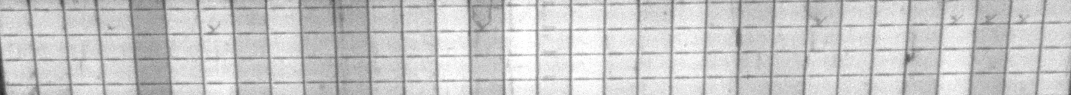
#> input picture stitching/img/a1.jpg, 3213 x 285 px (shown at 1/3 size)
$ python opencv-fusion.py
#> lines starting #> are read from the running program, lines starting #| are printed output that depends on the picture
from cv2 import cv2
import numpy as np


def cut_img(img, num, overlap_factor):
    """img 是图像矩阵，num是切过后子图数目，因为统一为正方形切图，因此这里的num开方后需要为整数，
        overlap_factor 是切分后重叠部分的步长"""
    factor = int(np.sqrt(num))
    raw_shape = max(img.shape)
    cut_raw_shape = raw_shape // factor
    resize_shape = int(cut_raw_shape // 32) * 32  # 因为模型要求最小送入矩阵为32
    img = cv2.resize(img, (factor * resize_shape, factor * resize_shape))
    img_stacks = []  # 返回结果装载矩阵
    overlap_factor = overlap_factor
    cut_shape = int((factor * resize_shape + overlap_factor) / factor)  # 需要保证除以factor整除
    for i in range(factor):
        for ii in range(factor):
            img_temp = img[(ii * cut_shape - ii * overlap_factor):((ii + 1) * cut_shape - ii * overlap_factor),
                       (i * cut_shape - i * overlap_factor):((i + 1) * cut_shape - i * overlap_factor)]
            img_stacks.append(img_temp)

    return img_stacks


def calWeight(d, k):
    """
    :param d: 融合重叠部分直径
    :param k: 融合计算权重参数
    :return:
    """

    x = np.arange(-d / 2, d / 2)
    y = 1 / (1 + np.exp(-k * x))
    return y


def img_fusion(img1, img2, overlap, left_right=True):
    """
    图像加权融合
    :param img1:
    :param img2:
    :param overlap: 重合长度
    :param left_right: 是否是左右融合
    :return:
    """
    # 这里先暂时考虑平行向融合
    w = calWeight(overlap, 0.05)  # k=5 这里是超参

    if left_right:  # 左右融合
        row1, col1 = img1.shape
        row2, col2 = img2.shape
        img_new = np.zeros((row1, col1 + col2 - overlap))
        img_new[0:row1, 0:col1] = img1
        w_expand = np.tile(w, (row1, 1))  # 权重扩增
        img_new[0:row1, (col1 - overlap):col1] = \
            (1 - w_expand) * img1[0:row1, (col1 - overlap):col1] + \
            w_expand * img2[0:row2, 0:overlap]
        img_new[:, col1:] = img2[:, overlap:]
    else:  # 上下融合
        row1, col1 = img1.shape
        row2, col2 = img2.shape
        img_new = np.zeros((row1 + row2 - overlap, col1))
        img_new[0:row1, 0:col1] = img1
        w = np.reshape(w, (overlap, 1))
        w_expand = np.tile(w, (1, col1))
        img_new[row1 - overlap:row1, 0:col1] = \
            (1 - w_expand) * img1[(row1 - overlap):row1, 0:col1] + \
            w_expand * img2[0:overlap, 0:col2]
        img_new[row1:, :] = img2[overlap:, :]
    return img_new


if __name__ == "__main__":
    import time

    start = time.time()
    img1 = cv2.imread("./img/a1.jpg", cv2.IMREAD_UNCHANGED)
#> img1 is the input picture: shape (285, 3213, 3); min 36, max 255, mean 201.6
    img2 = cv2.imread("./img/a2.jpg", cv2.IMREAD_UNCHANGED)
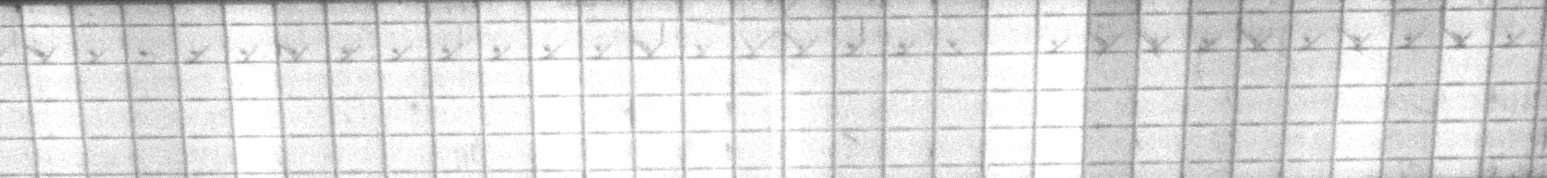
#> input picture stitching/img/a2.jpg, 3094 x 355 px (shown at 1/2 size)
#> img2 is the input picture: shape (355, 3094, 3); min 46, max 255, mean 222.9
    img1 = cv2.resize(img1, (3094, 285))
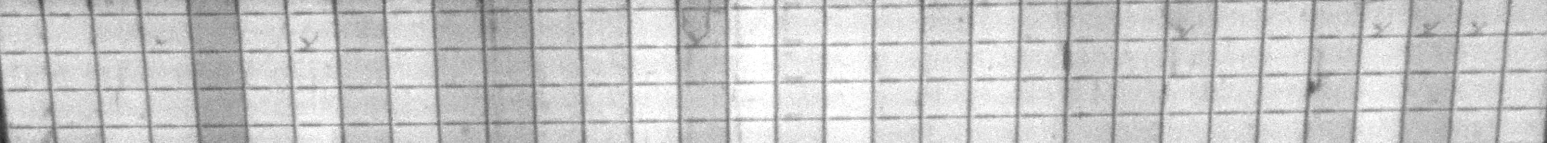
#> img1: shape (285, 3094, 3) (shown at 1/2 size); min 38, max 255, mean 201.7
    img2 = cv2.resize(img2, (3094, 285))
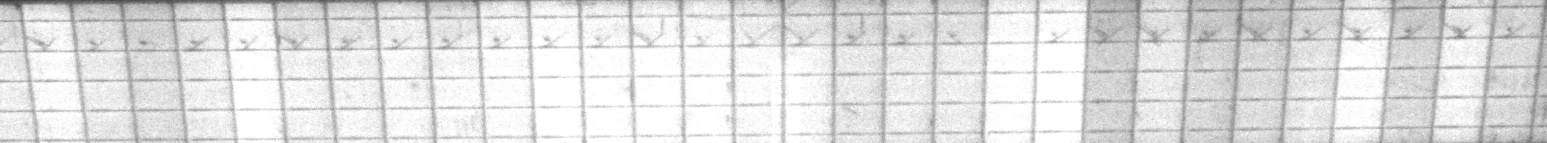
#> img2: shape (285, 3094, 3) (shown at 1/2 size); min 47, max 255, mean 222.8
    gray1 = cv2.cvtColor(img1, cv2.COLOR_BGR2GRAY)  # 转换为灰度图
    gray1 = cv2.GaussianBlur(gray1, (3, 3), 0)  # 高斯模糊去噪点
    mid_gray1 = cv2.medianBlur(gray1, 3)  # 中值滤波忽略较高阶灰度和较低阶灰度

    gray2 = cv2.cvtColor(img2, cv2.COLOR_BGR2GRAY)  # 转换为灰度图
    gray2 = cv2.GaussianBlur(gray2, (3, 3), 0)  # 高斯模糊去噪点
    mid_gray2 = cv2.medianBlur(gray2, 3)  # 中值滤波忽略较高阶灰度和较低阶灰度

    gray1 = (gray1 - gray1.min()) / gray1.ptp()
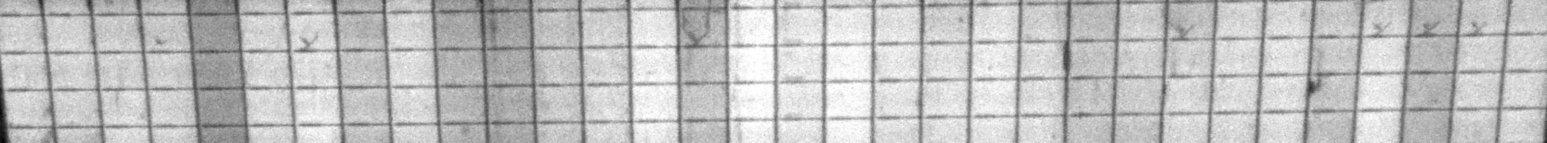
#> gray1: shape (285, 3094) float64 (shown at 1/2 size); min 0, max 1, mean 0.752
    gray2 = (gray2 - gray2.min()) / gray2.ptp()
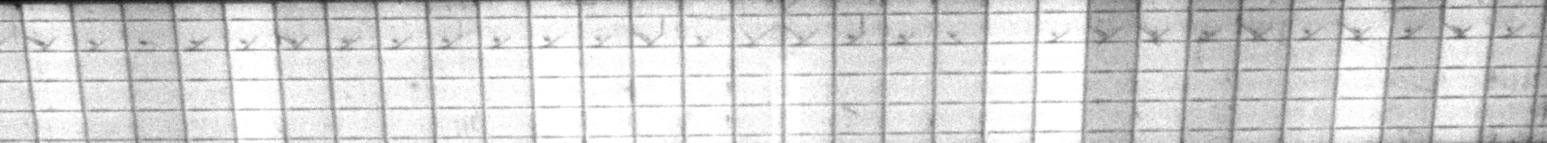
#> gray2: shape (285, 3094) float64 (shown at 1/2 size); min 0, max 1, mean 0.838
    img_new = img_fusion(gray1, gray2, overlap=128, left_right=True)
#> in img_fusion, `img_new[0:row1, 0:col1] = img1`:
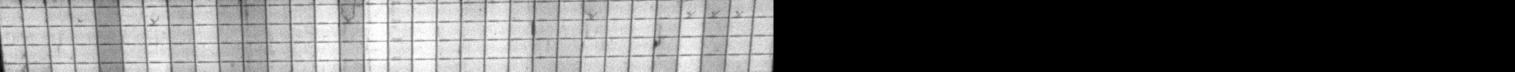
#> img_new: shape (285, 6060) float64 (shown at 1/4 size); min 0, max 1, mean 0.384
#> in img_fusion, `img_new[:, col1:] = img2[:, overlap:]`:
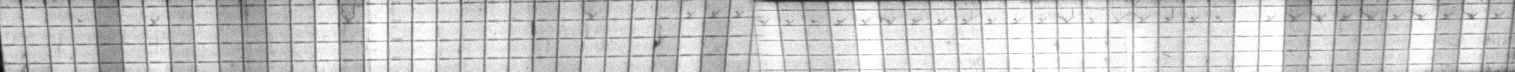
#> img_new: shape (285, 6060) float64 (shown at 1/4 size); min 0, max 1, mean 0.795
    img_new = np.uint8(img_new * 255)
    cv2.imwrite('./img/res.jpg', img_new)
    end = time.time()
    print(end - start)
